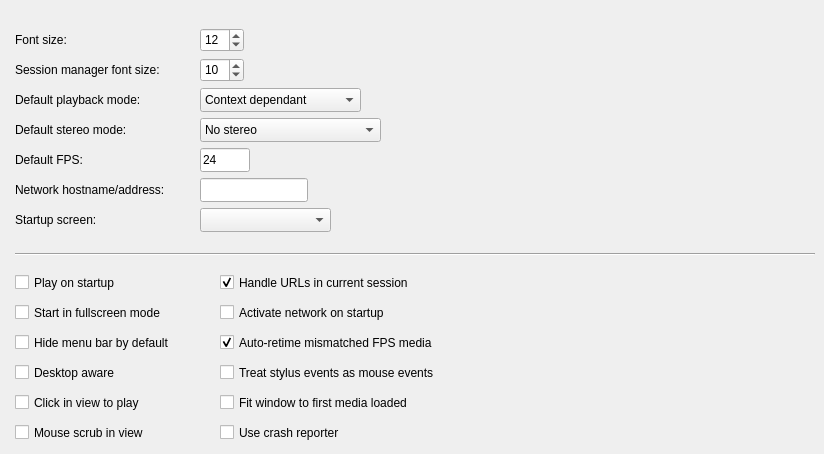
     <widget class="QWidget" name="generalTab">
      <attribute name="title">
       <string>General</string>
      </attribute>
      <widget class="Line" name="line">
       <property name="geometry">
        <rect>
         <x>15</x>
         <y>253</y>
         <width>800</width>
         <height>3</height>
        </rect>
       </property>
       <property name="orientation">
        <enum>Qt::Horizontal</enum>
       </property>
      </widget>
      <widget class="QComboBox" name="playbackModeCombo">
       <property name="geometry">
        <rect>
         <x>200</x>
         <y>88</y>
         <width>161</width>
         <height>24</height>
        </rect>
       </property>
       <item>
        <property name="text">
         <string>Context dependant</string>
        </property>
       </item>
       <item>
        <property name="text">
         <string>Play all frames</string>
        </property>
       </item>
       <item>
        <property name="text">
         <string>Realtime</string>
        </property>
       </item>
      </widget>
      <widget class="QCheckBox" name="fullscreenOnStartupToggle">
       <property name="geometry">
        <rect>
         <x>15</x>
         <y>300</y>
         <width>169</width>
         <height>25</height>
        </rect>
       </property>
       <property name="text">
        <string>Start in fullscreen mode</string>
       </property>
      </widget>
      <widget class="QCheckBox" name="networkToggle">
       <property name="geometry">
        <rect>
         <x>220</x>
         <y>300</y>
         <width>196</width>
         <height>25</height>
        </rect>
       </property>
       <property name="text">
        <string>Activate network on startup</string>
       </property>
      </widget>
      <widget class="QCheckBox" name="playOnStartupToggle">
       <property name="geometry">
        <rect>
         <x>15</x>
         <y>270</y>
         <width>118</width>
         <height>25</height>
        </rect>
       </property>
       <property name="text">
        <string>Play on startup</string>
       </property>
      </widget>
      <widget class="QCheckBox" name="reuseSessionToggle">
       <property name="geometry">
        <rect>
         <x>220</x>
         <y>270</y>
         <width>214</width>
         <height>25</height>
        </rect>
       </property>
       <property name="text">
        <string>Handle URLs in current session</string>
       </property>
       <property name="checked">
        <bool>true</bool>
       </property>
      </widget>
      <widget class="QCheckBox" name="noMenuBarToggle">
       <property name="geometry">
        <rect>
         <x>15</x>
         <y>330</y>
         <width>181</width>
         <height>25</height>
        </rect>
       </property>
       <property name="text">
        <string>Hide menu bar by default</string>
       </property>
      </widget>
      <widget class="QCheckBox" name="autoRetimeToggle">
       <property name="geometry">
        <rect>
         <x>220</x>
         <y>330</y>
         <width>245</width>
         <height>25</height>
        </rect>
       </property>
       <property name="text">
        <string>Auto-retime mismatched FPS media</string>
       </property>
       <property name="checked">
        <bool>true</bool>
       </property>
      </widget>
      <widget class="QCheckBox" name="desktopAwareToggle">
       <property name="geometry">
        <rect>
         <x>15</x>
         <y>360</y>
         <width>116</width>
         <height>25</height>
        </rect>
       </property>
       <property name="text">
        <string>Desktop aware</string>
       </property>
      </widget>
      <widget class="QCheckBox" name="stylusAsMouseToggle">
       <property name="geometry">
        <rect>
         <x>220</x>
         <y>360</y>
         <width>244</width>
         <height>25</height>
        </rect>
       </property>
       <property name="text">
        <string>Treat stylus events as mouse events</string>
       </property>
      </widget>
      <widget class="QCheckBox" name="clickToPlayEnableToggle">
       <property name="geometry">
        <rect>
         <x>15</x>
         <y>390</y>
         <width>153</width>
         <height>25</height>
        </rect>
       </property>
       <property name="text">
        <string>Click in view to play</string>
       </property>
      </widget>
      <widget class="QCheckBox" name="startupResizeToggle">
       <property name="geometry">
        <rect>
         <x>220</x>
         <y>390</y>
         <width>221</width>
         <height>25</height>
        </rect>
       </property>
       <property name="text">
        <string>Fit window to first media loaded</string>
       </property>
      </widget>
      <widget class="QCheckBox" name="useCrashReporterToggle">
       <property name="geometry">
        <rect>
         <x>220</x>
         <y>420</y>
         <width>138</width>
         <height>25</height>
        </rect>
       </property>
       <property name="text">
        <string>Use crash reporter</string>
       </property>
      </widget>
      <widget class="QCheckBox" name="scrubEnableToggle">
       <property name="geometry">
        <rect>
         <x>15</x>
         <y>420</y>
         <width>150</width>
         <height>25</height>
        </rect>
       </property>
       <property name="text">
        <string>Mouse scrub in view</string>
       </property>
      </widget>
      <widget class="QComboBox" name="startupScreenCombo">
       <property name="geometry">
        <rect>
         <x>200</x>
         <y>208</y>
         <width>131</width>
         <height>24</height>
        </rect>
       </property>
      </widget>
      <widget class="QLineEdit" name="networkHostEdit">
       <property name="geometry">
        <rect>
         <x>200</x>
         <y>178</y>
         <width>108</width>
         <height>24</height>
        </rect>
       </property>
       <property name="text">
        <string/>
       </property>
      </widget>
      <widget class="QLabel" name="label_21">
       <property name="geometry">
        <rect>
         <x>15</x>
         <y>60</y>
         <width>161</width>
         <height>19</height>
        </rect>
       </property>
       <property name="text">
        <string>Session manager font size:</string>
       </property>
      </widget>
      <widget class="QLabel" name="label_20">
       <property name="geometry">
        <rect>
         <x>15</x>
         <y>30</y>
         <width>57</width>
         <height>19</height>
        </rect>
       </property>
       <property name="text">
        <string>Font size:</string>
       </property>
      </widget>
      <widget class="QLabel" name="label_47">
       <property name="geometry">
        <rect>
         <x>15</x>
         <y>150</y>
         <width>73</width>
         <height>19</height>
        </rect>
       </property>
       <property name="text">
        <string>Default FPS:</string>
       </property>
       <property name="alignment">
        <set>Qt::AlignLeading|Qt::AlignLeft|Qt::AlignVCenter</set>
       </property>
      </widget>
      <widget class="QLabel" name="label_29">
       <property name="geometry">
        <rect>
         <x>15</x>
         <y>90</y>
         <width>143</width>
         <height>19</height>
        </rect>
       </property>
       <property name="text">
        <string>Default playback mode:</string>
       </property>
       <property name="alignment">
        <set>Qt::AlignLeading|Qt::AlignLeft|Qt::AlignVCenter</set>
       </property>
      </widget>
      <widget class="QLabel" name="label_33">
       <property name="geometry">
        <rect>
         <x>15</x>
         <y>120</y>
         <width>128</width>
         <height>19</height>
        </rect>
       </property>
       <property name="text">
        <string>Default stereo mode:</string>
       </property>
       <property name="alignment">
        <set>Qt::AlignLeading|Qt::AlignLeft|Qt::AlignVCenter</set>
       </property>
      </widget>
      <widget class="QLabel" name="label_68">
       <property name="geometry">
        <rect>
         <x>15</x>
         <y>210</y>
         <width>91</width>
         <height>19</height>
        </rect>
       </property>
       <property name="text">
        <string>Startup screen:</string>
       </property>
       <property name="alignment">
        <set>Qt::AlignLeading|Qt::AlignLeft|Qt::AlignVCenter</set>
       </property>
      </widget>
      <widget class="QLabel" name="label_62">
       <property name="geometry">
        <rect>
         <x>15</x>
         <y>180</y>
         <width>172</width>
         <height>19</height>
        </rect>
       </property>
       <property name="text">
        <string>Network hostname/address:</string>
       </property>
       <property name="alignment">
        <set>Qt::AlignLeading|Qt::AlignLeft|Qt::AlignVCenter</set>
       </property>
      </widget>
      <widget class="QComboBox" name="stereoModeCombo">
       <property name="geometry">
        <rect>
         <x>200</x>
         <y>118</y>
         <width>181</width>
         <height>24</height>
        </rect>
       </property>
       <item>
        <property name="text">
         <string>No stereo</string>
        </property>
       </item>
       <item>
        <property name="text">
         <string>Anaglyph</string>
        </property>
       </item>
       <item>
        <property name="text">
         <string>Side-by-side</string>
        </property>
       </item>
       <item>
        <property name="text">
         <string>Side-by-side mirrored</string>
        </property>
       </item>
       <item>
        <property name="text">
         <string>Left only</string>
        </property>
       </item>
       <item>
        <property name="text">
         <string>Right only</string>
        </property>
       </item>
       <item>
        <property name="text">
         <string>DLP stereo</string>
        </property>
       </item>
       <item>
        <property name="text">
         <string>LCD scanline</string>
        </property>
       </item>
       <item>
        <property name="text">
         <string>OpenGL hardware</string>
        </property>
       </item>
      </widget>
      <widget class="QSpinBox" name="fontSize2SpinBox">
       <property name="geometry">
        <rect>
         <x>200</x>
         <y>58</y>
         <width>44</width>
         <height>24</height>
        </rect>
       </property>
       <property name="minimum">
        <number>5</number>
       </property>
       <property name="value">
        <number>10</number>
       </property>
      </widget>
      <widget class="QSpinBox" name="fontSizeSpinBox">
       <property name="geometry">
        <rect>
         <x>200</x>
         <y>28</y>
         <width>44</width>
         <height>24</height>
        </rect>
       </property>
       <property name="minimum">
        <number>10</number>
       </property>
       <property name="value">
        <number>12</number>
       </property>
      </widget>
      <widget class="QLineEdit" name="fpsEdit">
       <property name="geometry">
        <rect>
         <x>200</x>
         <y>148</y>
         <width>50</width>
         <height>24</height>
        </rect>
       </property>
       <property name="maximumSize">
        <size>
         <width>50</width>
         <height>16777215</height>
        </size>
       </property>
       <property name="text">
        <string>24</string>
       </property>
      </widget>
     </widget>
